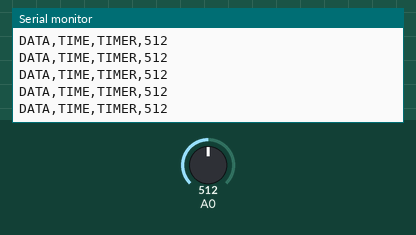
The sketch below on a simulated Arduino Uno, built with avr-gcc and run on an emulated ATmega328P. On the bench: the last lines printed to the serial monitor. Inputs (shaded band) come from the test bench; at power-on: A0 = 512.

Above: at 1.2 s.
1.3 s: A0 set to 988
At 2.0 s:
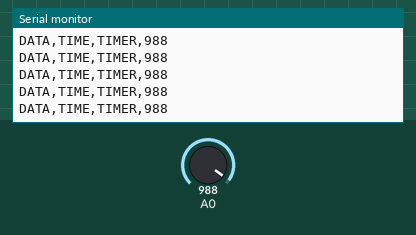
4.3 s: A0 set to 1015
At 4.8 s:
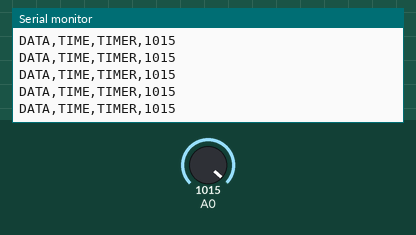
Timing chart, 0 to 7.3 s (numbered marks = the images above; inputs shaded):
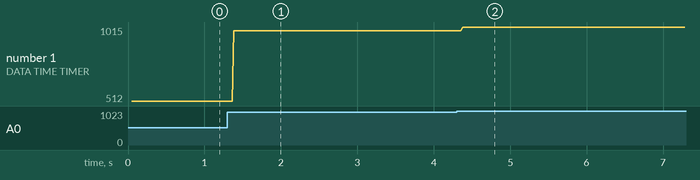

Measured:
- after the input at 1.3 s, the serial monitor: prints a new line after 0.08 s (image 1)
- after the input at 4.3 s, the serial monitor: prints a new line after 0.08 s (image 2)
- plotted number 1: 512 → 988 after the input at 1.3 s, 988 → 1015 after the input at 4.3 s

The sketch:

registration.ino
```cpp
void setup(){
Serial.begin(9600);
Serial.println("CLEARDATA");
Serial.println("LABEL,Acolumn,Bcolumn,...");
Serial.println("RESETTIMER");
}
void loop(){
int sensorValue = analogRead(A0);
Serial.print("DATA,TIME,TIMER,");
Serial.println(sensorValue);
delay(1);
}
```
